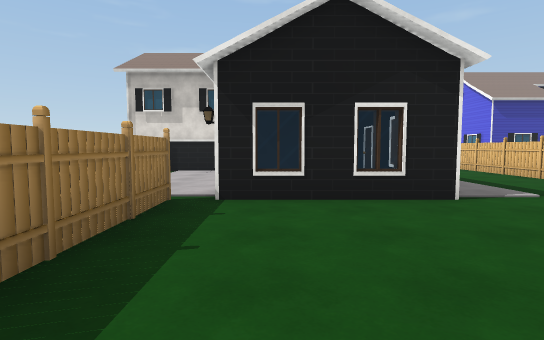
[1] (above)

22 first-person views from a walk through a 3-D level made in the Unity game engine. The camera is 1.4 m above the floor, tilts 4° down and sees 80° across. The floor is counted in squares, 2 m on a side. Each view is taken from the middle of a square. On the plan, view 1 faces up. The plan holds only what a view shows up to about 10 squares ahead; the rest is blank. The place goes on beyond the plan. Some surface patterns are stand-ins.

[2]
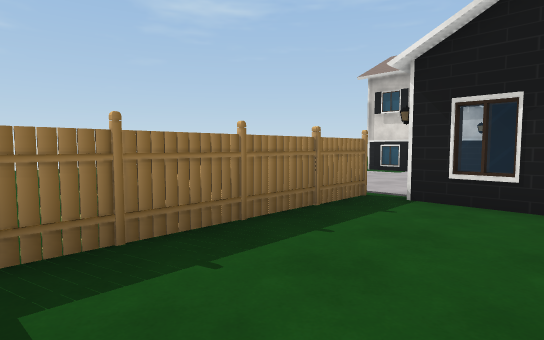

[3]
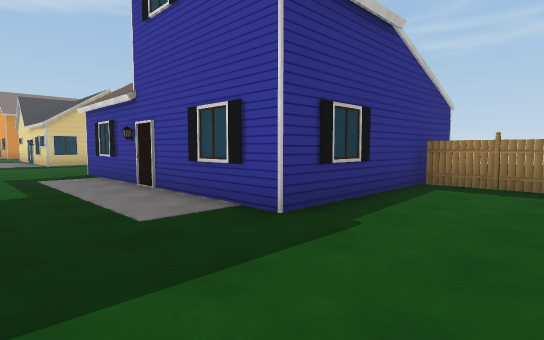

[4]
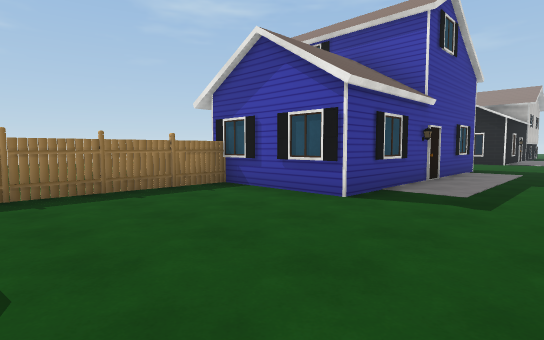

[5]
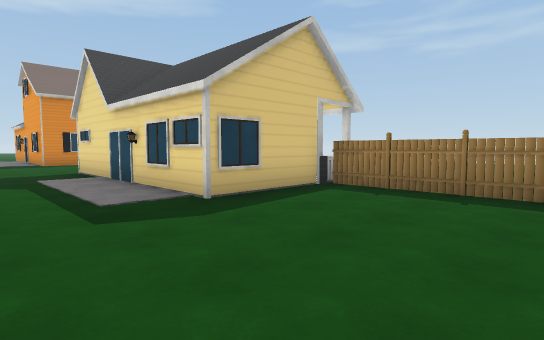

[6]
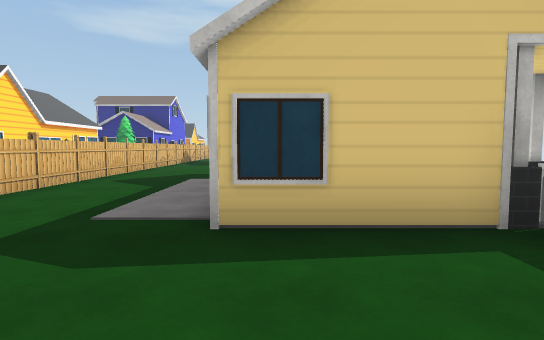

[7]
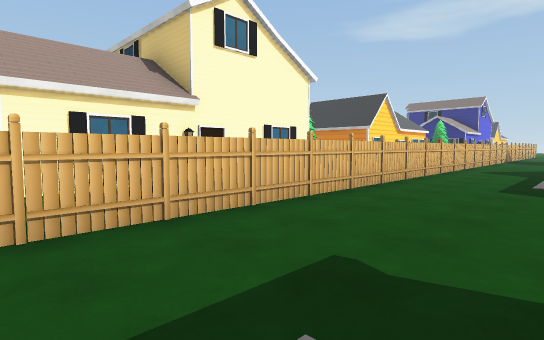

[8]
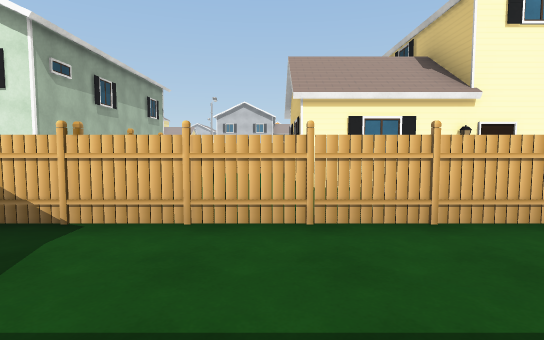

[9]
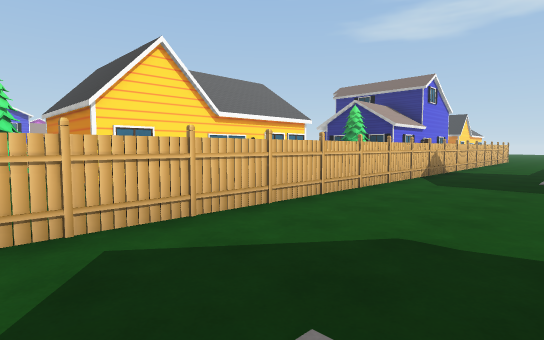

[10]
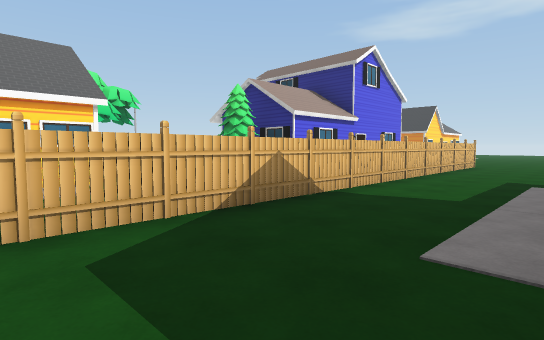

[11]
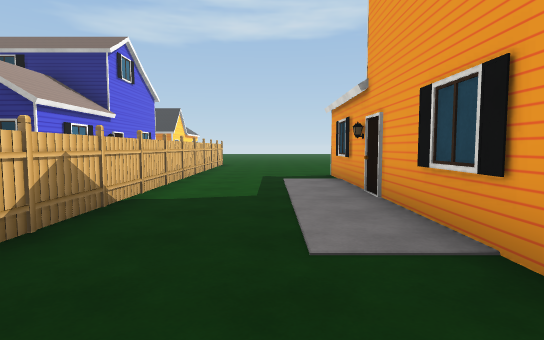

[12]
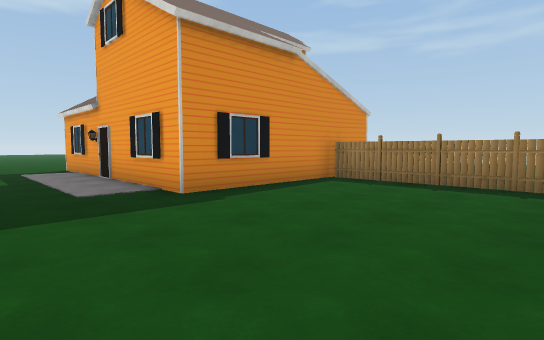

[13]
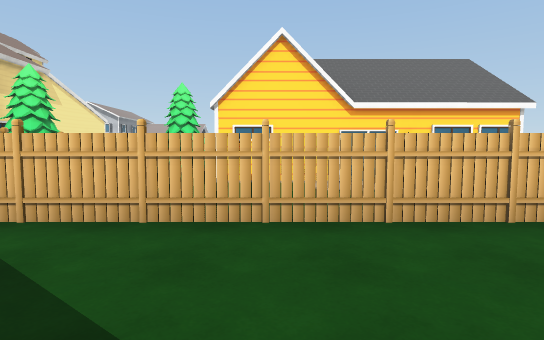

[14]
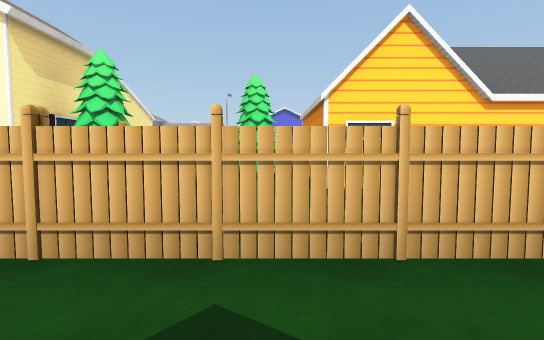

[15]
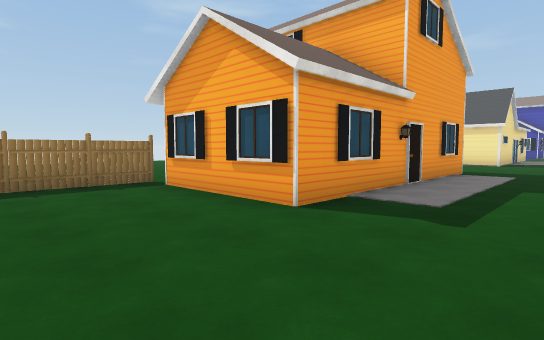

[16]
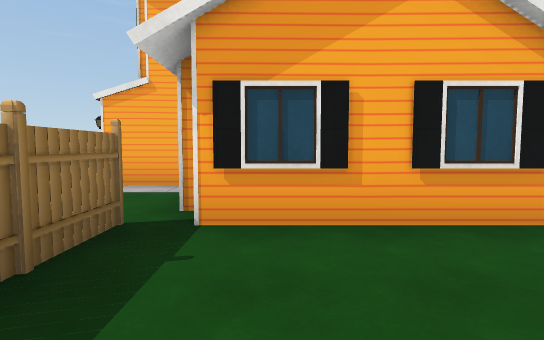

[17]
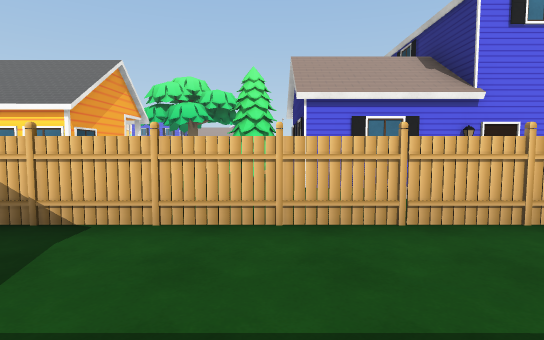

[18]
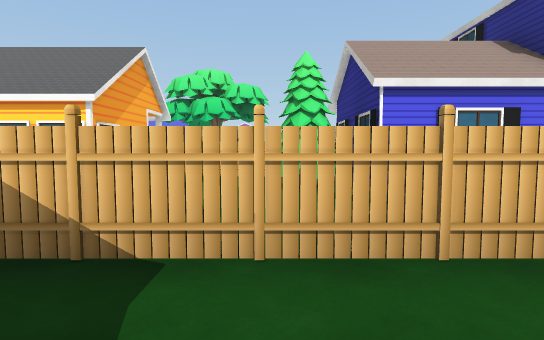

[19]
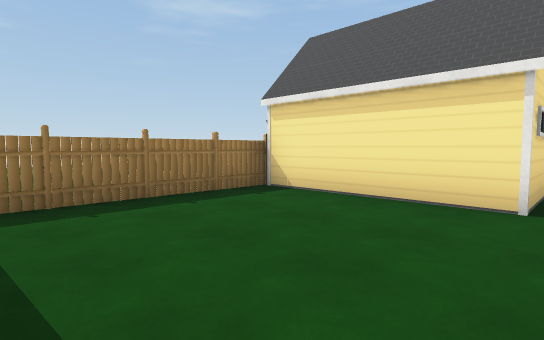

[20]
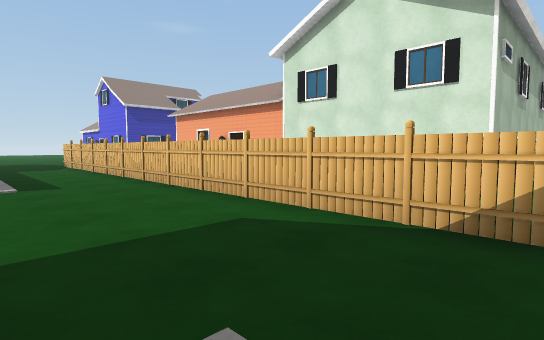

[21]
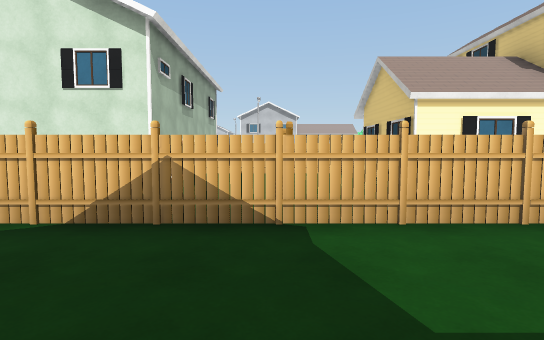

[22]
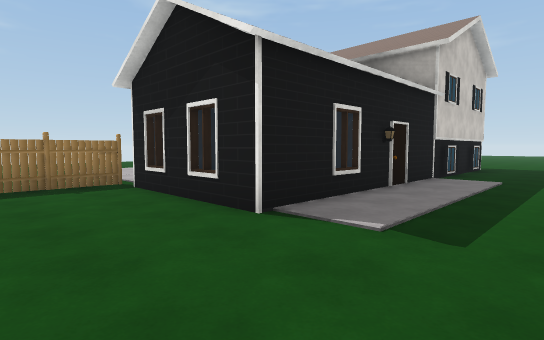

### Floor plan
Key: @ floor where view 1 was taken; # wall or solid block; x gap in a wall; . floor; H house; F fence; T tree; O other object.
Columns run from 4 left of view 1 to 15 right of it. Each row starts with its distance up from view 1.
 11    HHHH..
 10 HHH HHH...#
  9 .. HHHH ..F
  8       H ..x
  7       H ..#  H
  6       H ..#  H
  5      HH...F  H
  4    FHH....#  HH
  3    F......F  H
  2    F......#  H
  1  ..F......#  H
  0  ..F@.....F  H
 -1  HH   #...#..HHHO HH
 -2       #...#...  O
 -3     H  ...FOO   O
 -4   HHHHH ..#.... O
 -5        ...x..HHHO
 -6        ...F..HHH
 -7     FHH...#  H
 -8     F.....F  HHHH
 -9    .F.....#  H HHH
-10    .F.....#  H H  H
-11     F.....x       H
-12    HHHH...F     HHH
-13    HH   ..#  TT
-14     H   ..FFO O
-15     H  ...#..
-16    H   ...#....TTO
-17    H   ...F...HHHO
-18    FHHH...#..    H
-19    F......x..
-20    F......F     H
-21    F......#     H
-22    F......#     H
-23  HHH###...F   HHO
-24  H    # ..x     O
-25  H  H   ..F.... O
-26  HHHHHH ..#...T O
-27   .H   ...#...T
-28   .H   ...#..HHHH
-29   .FHHH...F. H
-30    F......#  H  H
-31    F......F  HHHHH
-32     ......#  H

Where each view was taken, in squares from view 1:
view 1: 0 up, 0 right, facing up
view 2: 0 up, 1 right, facing up-left
view 3: 2 up, 5 right, facing down-left
view 4: 11 down, 5 right, facing up-left
view 5: 8 down, 5 right, facing down-left
view 6: 9 down, 2 right, facing down
view 7: 5 down, 3 right, facing down-right
view 8: 5 down, 3 right, facing right
view 9: 15 down, 3 right, facing down-right
view 10: 21 down, 3 right, facing down-right
view 11: 21 down, 4 right, facing down
view 12: 18 down, 5 right, facing down-left
view 13: 18 down, 3 right, facing right
view 14: 16 down, 4 right, facing right
view 15: 32 down, 5 right, facing up-left
view 16: 32 down, 0 right, facing up
view 17: 27 down, 3 right, facing right
view 18: 26 down, 4 right, facing right
view 19: 22 down, 3 right, facing up-left
view 20: 2 down, 3 right, facing up-right
view 21: 3 down, 3 right, facing right
view 22: 2 up, 5 right, facing up-left
